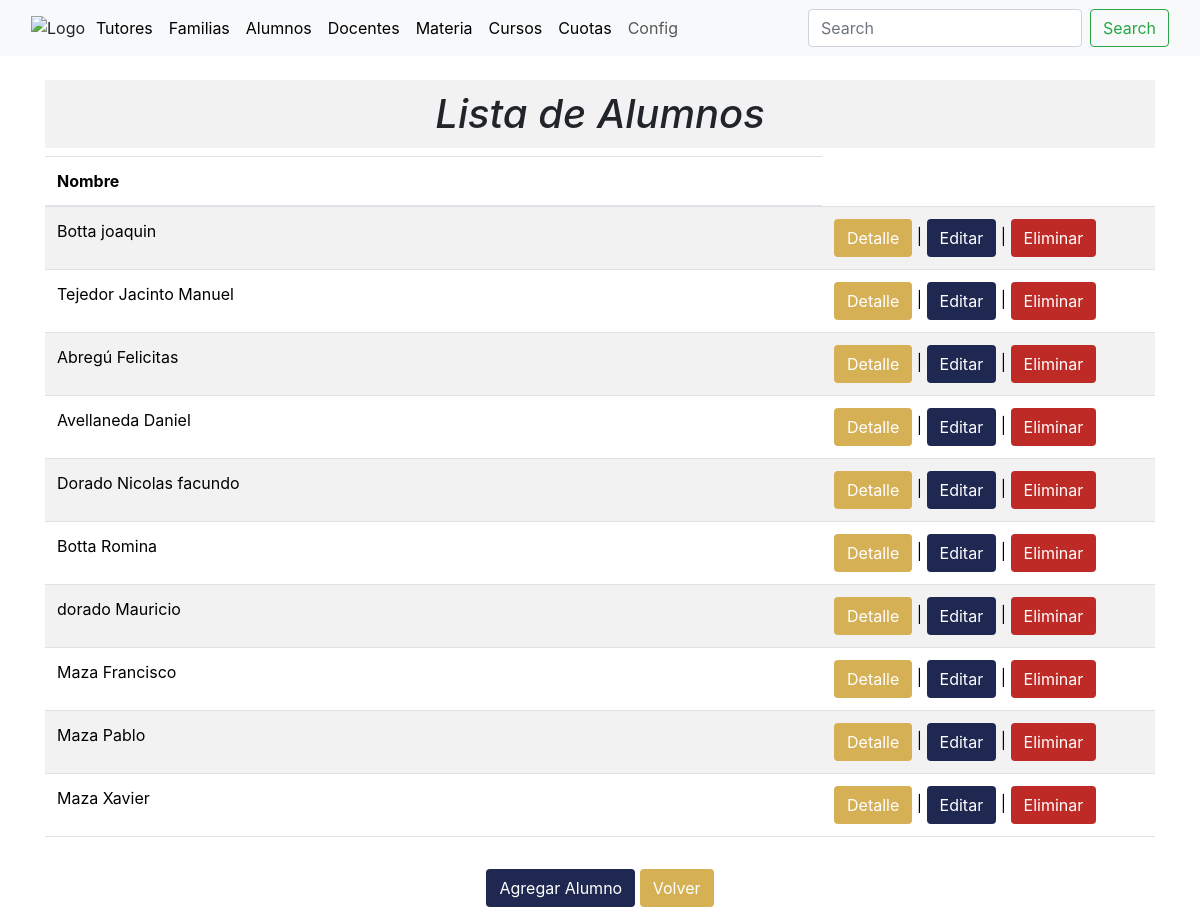
Screenshot of /lista_alumnos/ with the database file from the repository.
### academico/models.py (models this page shows, shortened)
class Alumnos(models.Model):
    Familia = models.ForeignKey(Familia, on_delete=models.CASCADE)
    curso = models.ForeignKey(Cursos, on_delete=models.CASCADE, null=True, blank=True)
    Baja_Alumno = models.BooleanField()
    Casa = models.ForeignKey(Casas, on_delete=models.CASCADE)
    Colegio = models.ForeignKey(Colegios, on_delete=models.CASCADE)
    Lugar_Nacimiento = models.ForeignKey(Lugar_Nacimiento, on_delete=models.CASCADE)
    Nacionalidad = models.ForeignKey(Nacionalidad, on_delete=models.CASCADE)
    Localidad = models.ForeignKey(Localidad, on_delete=models.CASCADE)
    Apellidos = models.CharField(max_length=255)
    Nombres = models.CharField(max_length=255)
    DNI = models.CharField(max_length=255)
    Edad = models.IntegerField()
    Fecha_Nacimiento = models.DateField()
    Domicilio = models.CharField(max_length=255)
    Email_Institucional = models.EmailField()
    Email_Personal = models.EmailField()
    Escuela_Procedencia = models.CharField(max_length=255)
    Enfermedades = models.CharField(max_length=255)
    Toma_Medicamentos = models.CharField(max_length=255)
    Telefono_Urgencia = models.CharField(max_length=255)
    generos = [('V', 'Varón'),('M', 'Mujer'),]
    Sexo = models.CharField(max_length=1, choices=generos)
    def __str__(self):
        return '%s %s '%(self.Apellidos, self.Nombres)
    class Meta:
        db_table = 'Alumnos'
        verbose_name = 'Alumno'
        verbose_name_plural = 'Alumnos'

### academico/views.py (the view)
# urls.py: path('lista_alumnos/', views.lista_alumnos, name='lista_alumnos'),
def lista_alumnos(request):
    alumnos = Alumnos.objects.all()
    Familias = Familia.objects.all()
    curso = Cursos.objects.all()
    colegio = Colegios.objects.all()
    Casa = Casas.objects.all()
    Lugar_Nacimientos = Lugar_Nacimiento.objects.all()
    Nacionalidades = Nacionalidad.objects.all()
    Localidades = Localidad.objects.all()
    context = {'alumnos': alumnos,
               'Familias':Familias,
               'Curso': curso,
               'Casa': Casa,
               'Lugar_Nacimientos': Lugar_Nacimientos,
               'Nacionalidades': Nacionalidades,
               'Localidades': Localidades,
               'colegio':colegio}
    return render(request, 'lista_alumnos.html', context)

### academico/models.py (called while the page is built)
    def __str__(self):
        return '%s '%(self.Nombre_Familia)

    def __str__(self):
        return '%s '%(self.Nombre)

    def __str__(self):
        return '%s '%(self.Nombre)

    def __str__(self):
        return '%s '%(self.Lugar)

    def __str__(self):
        return '%s '%(self.Nacionalidad)

    def __str__(self):
        return '%s '%(self.Localidad)

    def __str__(self):
        return '%s '%(self.Division)

    def __str__(self):
        return '%s - %s %s'%(self.id, self.años, self.Division)

### academico/templates/lista_alumnos.html (shortened to what this page needs)
{% extends "base.html" %}
{% block content %}
<main>
  <div class="container mt-4">
    <div class="row justify-content-center">
      <div class="col-md-12 text-center">
        <h1 style="font-style: italic; background-color: #f2f2f2; padding: 10px;">Lista de Alumnos</h1>
      </div>
    </div>
    <div class="row justify-content-center">
      <div class="col-md-12"> <div class="table-responsive">
        <table class="table table-striped table-hover">
          <thead>
            <tr>
              <th style="width: 70%;">Nombre</th>
            </tr>
          </thead>
          <tbody>
            {% for alumno in alumnos %}
            <tr>
              <td>
                {{ alumno }}
              </td>
              <td>
                <button type="button" class="btn" style="background-color: rgb(214,176,85); color: white;"
                        data-toggle="modal" data-target="#alumnoDetailsModal{{ alumno.pk }}">Detalle</button> |
                <button type="button" class="btn" style="background-color: rgb(31,40,81); color: white;"
                        data-toggle="modal" data-target="#alumnoEditModal{{ alumno.pk }}">Editar</button> |
                <button type="button" class="btn" style="background-color: rgb(190,43,39); color: white;"
                        data-toggle="modal" data-target="#alumnoDeleteModal{{ alumno.pk }}">Eliminar</button>
              </td>
            </tr>
            {% endfor %}
          </tbody>
        </table>
        </div>
      </div>
    </div>
    <div class="row justify-content-center mt-3">
      <div class="col-md-8 text-center">
        <button type="button" class="btn" style="background-color: rgb(31,40,81); color: white;" onclick="location.href='{% url 'nuevo_alumno' %}'">Agregar Alumno</button>
        <button type="button" class="btn" style="background-color: rgb(214,176,85); color: white;" onclick="location.href='{% url 'index' %}'">Volver</button>
      </div>
    </div>
  </div>
</main>
{% endblock %}

### rows the page displays
Alumnos: Apellidos+Nombres "Botta joaquin"
Alumnos: Apellidos+Nombres "Tejedor Jacinto Manuel"
Alumnos: Apellidos+Nombres "Abregú Felicitas"
Alumnos: Apellidos+Nombres "Avellaneda Daniel"
Alumnos: Apellidos+Nombres "Dorado Nicolas facundo"
Alumnos: Apellidos+Nombres "Botta Romina"
Alumnos: Apellidos+Nombres "dorado Mauricio"
Alumnos: Apellidos+Nombres "Maza Francisco"
Alumnos: Apellidos+Nombres "Maza Pablo"
Alumnos: Apellidos+Nombres "Maza Xavier"
